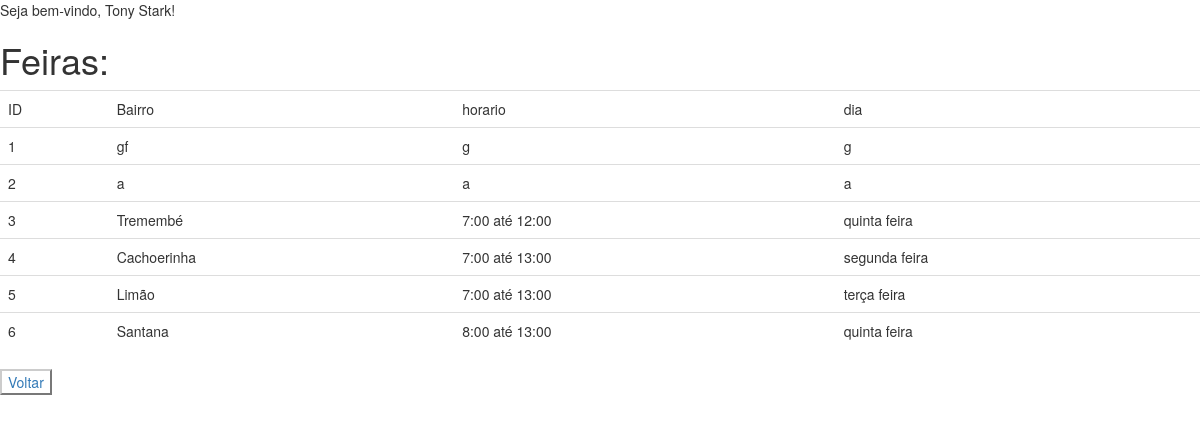
/feira (signed in), run on the app's committed database.
### tables this page shows
CREATE TABLE usuario (
    login VARCHAR(50) PRIMARY KEY NOT NULL,
    senha VARCHAR(50) NOT NULL,
    nome VARCHAR(50) NOT NULL,
    FOREIGN KEY(login) REFERENCES serie(login)
);

CREATE TABLE feira (
    id_feira INTEGER PRIMARY KEY AUTOINCREMENT,
    bairro VARCHAR(50) NOT NULL,
    horario VARCHAR(50) NOT NULL,
    dia VARCHAR(50) NOT NULL,
    UNIQUE(bairro)
);

### ifroot-master/flask-jinja2-crud-master/serie.py (the view)
@app.route("/feira")
def listar_feiras_api():
    logado = autenticar_login()
    if logado is None:
        return redirect("/")
    lista = db_listar_feiras()
    return render_template("lista_feiras.html", logado = logado, feiras = lista)

### ifroot-master/flask-jinja2-crud-master/serie.py (called while the page is built)
def autenticar_login():
    login = request.cookies.get("login", "")
    senha = request.cookies.get("senha", "")
    return db_fazer_login(login, senha)

def row_to_dict(description, row):
    if row is None: return None
    d = {}
    for i in range(0, len(row)):
        d[description[i][0]] = row[i]
    return d

def rows_to_dict(description, rows):
    result = []
    for row in rows:
        result.append(row_to_dict(description, row))
    return result

def conectar():
    return sqlite3.connect('serie.db')

def db_listar_feiras():
    with closing(conectar()) as con, closing(con.cursor()) as cur:
        cur.execute("SELECT id_feira, bairro, horario, dia FROM feira")
        return rows_to_dict(cur.description, cur.fetchall())

def db_fazer_login(login, senha):
    with closing(conectar()) as con, closing(con.cursor()) as cur:
        cur.execute("SELECT u.login, u.senha, u.nome FROM usuario u WHERE u.login = ? AND u.senha = ?", [login, senha])
        return row_to_dict(cur.description, cur.fetchone())

### ifroot-master/flask-jinja2-crud-master/templates/lista_feiras.html (shortened to what this page needs)
{% extends "base.html" %}
{% block conteudo %}
    <h1>Feiras:</h1>
    <table class="table">
        <tr>
            <td>ID</td>
            <td>Bairro</td>
            <td>horario</td>
            <td>dia</td>
        </tr>
        {% for feira in feiras %}
            <tr>
                <td>{{feira['id_feira']}}</td>
                <td>{{feira['bairro']}}</td>
                <td>{{feira['horario']}}</td>
                <td>{{feira['dia']}}</td>
            </tr>
        {% endfor %}
    </table>
    <button class="btn-default"><a href="/">Voltar</a></button>
{% endblock %}

### ifroot-master/flask-jinja2-crud-master/templates/base.html (shortened to what this page needs)
<!DOCTYPE html>
<html>
    <head>
        <link rel="stylesheet" href="/static/style.css">
        <link rel="stylesheet" href="https://maxcdn.bootstrapcdn.com/bootstrap/3.4.1/css/bootstrap.min.css">
    </head>
    <body>
        <header>
            Seja bem-vindo, {{logado['nome']}}!
        </header>
        {% block conteudo %}{% endblock %}
    </body>
</html>

### data on the page
usuario: nome "Tony Stark"
feira: id_feira "1", bairro "gf", horario "g", dia "g"
feira: id_feira "2", bairro "a", horario "a", dia "a"
feira: id_feira "3", bairro "Tremembé", horario "7:00 até 12:00", dia "quinta feira"
feira: id_feira "4", bairro "Cachoerinha", horario "7:00 até 13:00", dia "segunda feira"
feira: id_feira "5", bairro "Limão", horario "7:00 até 13:00", dia "terça feira"
feira: id_feira "6", bairro "Santana", horario "8:00 até 13:00", dia "quinta feira"
